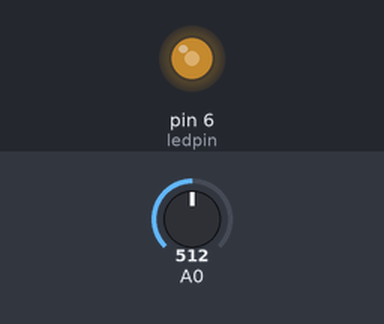
This sketch was run on a simulated Arduino Uno, built with avr-gcc and run on an emulated ATmega328P. Parts: output pins drawn as LEDs (lit = HIGH). The test bench sets the inputs (shaded band); at power-on: A0 = 512.

Above: at 1.2 s.
1.3 s: A0 set to 716
At 2.2 s:
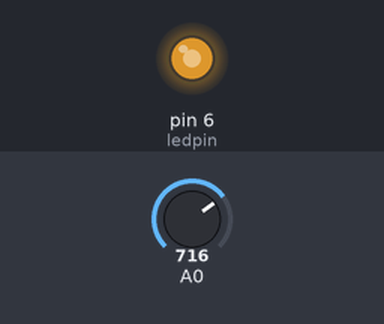
2.8 s: A0 set to 900
At 3.4 s:
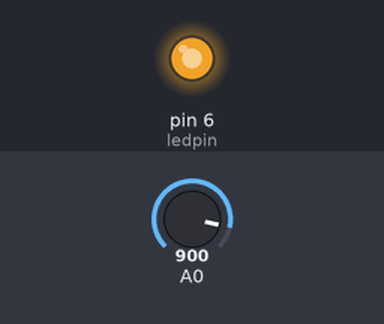
4.3 s: A0 set to 122
At 5.5 s:
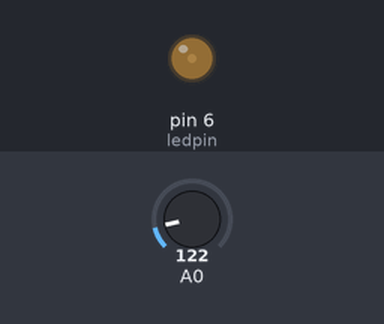
5.8 s: A0 set to 0
At 6.8 s:
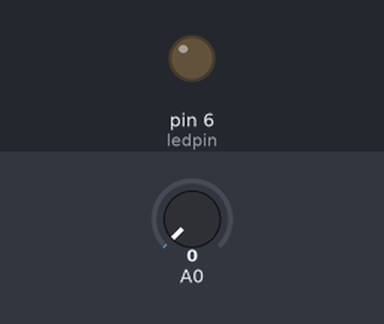
7.3 s: A0 set to 511
At 8.0 s:
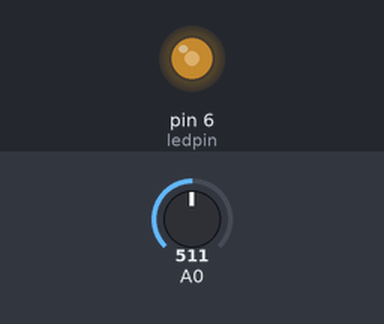
Timing chart, 0 to 9.8 s (numbered marks = the images above; inputs shaded):
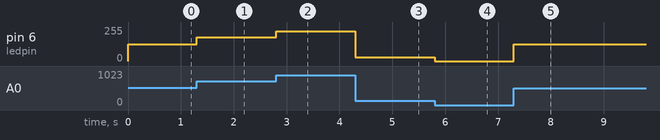

The sketch:

9-Potentiometer_LED.ino
```cpp
int ledpin=6;
int val=0;

void setup() {
pinMode(ledpin, OUTPUT);
pinMode(A0,INPUT);
}

void loop() {
 val=analogRead(A0);
 int newval= map(val,0,1023,0,255);
 analogWrite(ledpin, newval);

}

//mohammadzadeh
```

Measured:
- after the input at 1.3 s, pin 6 (ledpin): 127/255 → 178/255 at once
- after the input at 2.8 s, pin 6 (ledpin): 178/255 → 224/255 at once
- after the input at 4.3 s, pin 6 (ledpin): 224/255 → 30/255 at once
- after the input at 5.8 s, pin 6 (ledpin): 30/255 → 0/255 at once
- after the input at 7.3 s, pin 6 (ledpin): 0/255 → 127/255 at once
